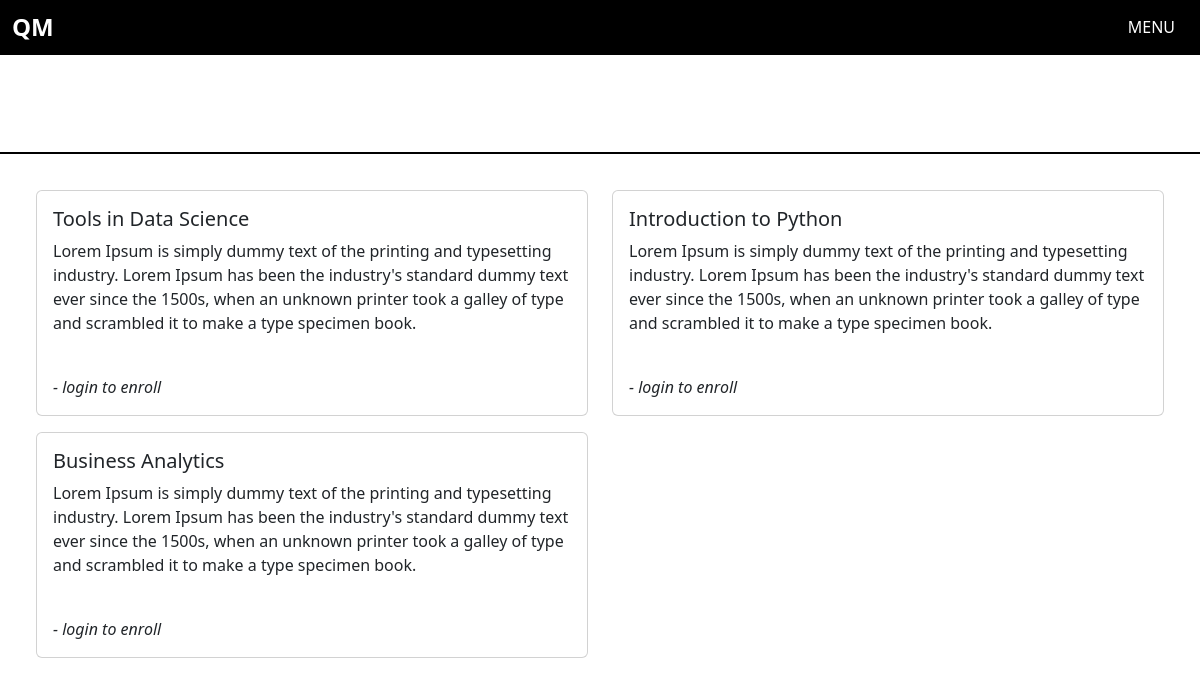
Page /subjects on the committed database.
### app.py (models this page shows)
class Subjects(db.Model):
    __tablename__ = 'subjects'
    id = db.Column(db.Integer, primary_key=True)
    name = db.Column(db.String(100), nullable = False)
    description = db.Column(db.String(150), nullable = False)
    usrs = db.relationship('Users', secondary = 'enrollment', backref = 'enrolledUsrs' )
    chaps = db.relationship('Chapters', backref = 'chapter')

### app.py (the view)
@app.route('/subjects', methods = ['GET','POST'])
def subjects_view():
    all_subs = Subjects.query.all()
    return render_template('subjects.html', subs = all_subs)

### templates/subjects.html (shortened to what this page needs)
{% extends 'base.html' %}
{% block main %}
<div class="header">
</div>
<div style="padding: 3%;">
    <div class="row">
        {% for sub in subs %}
        <div class="col-sm-6 mb-3">
          <div class="card">
            <div class="card-body">
              <h5 class="card-title">{{ sub.name }}</h5>
              <p class="card-text">{{ sub.description }}</p>
              {% if current_user.admin %}
              <a type="button" class="btn btn-secondary" data-bs-toggle="modal" data-bs-target="#editSub{{ sub.id }}" >Edit</a>
              <div class="modal fade" id="editSub{{ sub.id }}" tabindex="-1" aria-labelledby="exampleModalLabel" aria-hidden="true">
                <div class="modal-dialog">
                <div class="modal-content">
                    <div class="modal-header">
                    <h1 class="modal-title fs-5" id="exampleModalLabel">Create new subject</h1>
                    <button type="button" class="btn-close" data-bs-dismiss="modal" aria-label="Close"></button>
                    </div>
                    <div class="modal-body">
                        <form action="/edit_subject/{{ sub.id }}" method="post" id="editsubForm{{ sub.id }}">
                            <div class="mb-3">
                                <label for="subName" class="form-label">Subject Name</label>
                                <input type="text" class="form-control" id="subName" name="name" value="{{ sub.name }}">
                              </div>
                              <div class="mb-3">
                                <label for="subDesc" class="form-label">Description</label>
                                <textarea class="form-control" id="subDesc" rows="3" name="desc">{{ sub.description }}</textarea>
                            </div>
                        </form>
                    </div>
                    <div class="modal-footer">
                    <button type="button" class="btn btn-secondary" data-bs-dismiss="modal">Close</button>
                    <button type="submit" class="btn btn-primary" form="editsubForm{{ sub.id }}">Submit</button>
                    </div>
                </div>
                </div>
              </div>
              <a href="/delete_subject/{{ sub.id }}" class="btn btn-danger">Delete</a>
              <a href="/chapters/{{ sub.id }}" class="btn btn-outline-primary">View Chapters</a>
              {% else %}
              <br>
              <i>- login to enroll</i>
              {% endif %}
            </div>
          </div>
        </div>
        {% endfor %}
      </div>
</div>
{% endblock %}

### static/css/style.css (style rules this page uses)
body { overflow-x: hidden; width: 100%; }
.header { padding: 100px 3% 3% 3%; border-bottom: 2px black solid; transition: ease 0.5s; }

### rows in the picture
Subjects: name "Tools in Data Science", description "Lorem Ipsum is simply dummy text of the printing and typesetting industry. Lorem Ipsum has been the industry's standard dummy text ever since the 1500s, when an unknown printer took a galley of type and scrambled it to make a type specimen book."
Subjects: name "Introduction to Python", description "Lorem Ipsum is simply dummy text of the printing and typesetting industry. Lorem Ipsum has been the industry's standard dummy text ever since the 1500s, when an unknown printer took a galley of type and scrambled it to make a type specimen book."
Subjects: name "Business Analytics", description "Lorem Ipsum is simply dummy text of the printing and typesetting industry. Lorem Ipsum has been the industry's standard dummy text ever since the 1500s, when an unknown printer took a galley of type and scrambled it to make a type specimen book."
